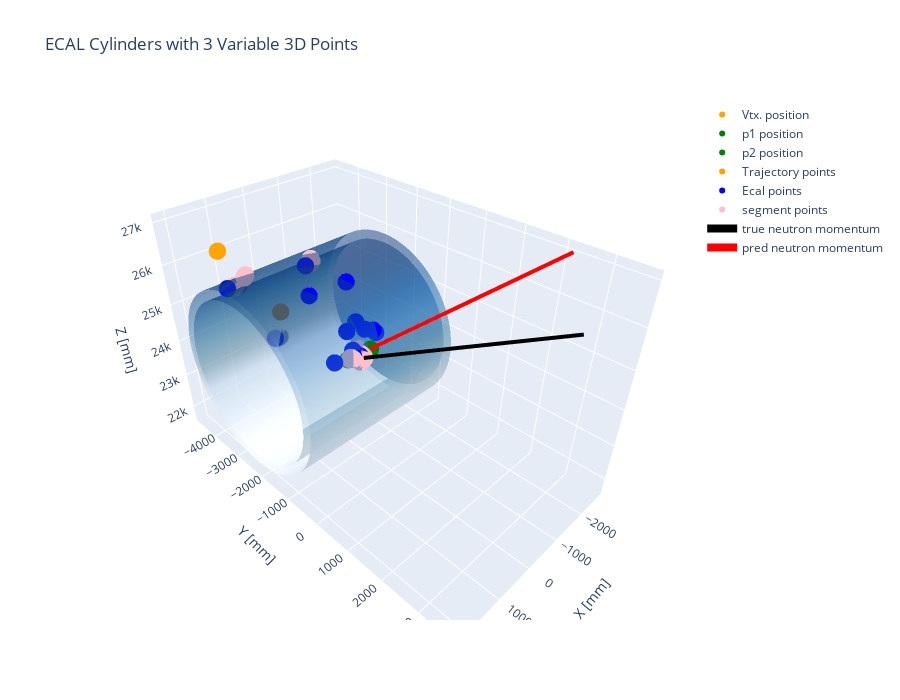

Write notebook code for a chart like this one.
### Code cell
# --- Parametri cilindri (in mm) ---
r_out, r_in = 2230.0, 2000.0
x_min, x_max = -2150.0, 2150.0

# Centro del cilindro
x_c, y_c, z_c = 0.0, -2384.73, 23910.0

#event_index = 10


event_index = 227 #good

evt_df = df_display.Range(event_index,event_index+1)

vtx_pos = evt_df.AsNumpy(["vertex_x","vertex_y","vertex_z"])
p1 = evt_df.AsNumpy(["x1","y1","z1"])
p2 = evt_df.AsNumpy(["x2","y2","z2"])
traj_point = evt_df.AsNumpy(["true_x_pos", "true_y_pos", "true_z_pos"])
ecal_point = evt_df.AsNumpy(["x_ecal", "y_ecal", "z_ecal"])
seg_point = evt_df.AsNumpy(["true_n_startX", "true_n_startY", "true_n_startZ"])
true_mom = evt_df.AsNumpy(["px_end","py_end","pz_end"])
pred_mom = evt_df.AsNumpy(["px_end2","py_end2","pz_end2"])
# segment = evt_df


traj = {k: list(traj_point[k][0]) for k in traj_point}
ecal = {k: list(ecal_point[k][0]) for k in ecal_point}
seg = {k: list(seg_point[k][0]) for k in seg_point}

# true_n_startX"

# --- Griglia cilindri ---
theta = np.linspace(0, 2*np.pi, 100)
x = np.linspace(x_min, x_max, 50)
Theta, X = np.meshgrid(theta, x)

# --- Coordinate cilindri ---
Y_out = y_c + r_out * np.cos(Theta)
Z_out = z_c + r_out * np.sin(Theta)

Y_in  = y_c + r_in  * np.cos(Theta)
Z_in  = z_c + r_in  * np.sin(Theta)

# --- Creazione figura Plotly ---
fig = go.Figure()

# Cilindro esterno
fig.add_surface(
    x=X + x_c, y=Y_out, z=Z_out,
    colorscale='Blues', opacity=0.5, showscale=False,
    name='Outer cylinder'
)

# Cilindro interno
fig.add_surface(
    x=X + x_c, y=Y_in, z=Z_in,
    colorscale='Blues', opacity=0.5, showscale=False,
    name='Inner cylinder'
)

#vertex
fig.add_trace(go.Scatter3d(
    x= vtx_pos["vertex_x"], y=vtx_pos["vertex_y"], z=vtx_pos["vertex_z"],
    mode='markers+text',
    #text=labels,
    textposition='top center',
    marker=dict(size=6, color='orange', symbol='circle'),
    name='Vtx. position'
))

#firt hit
fig.add_trace(go.Scatter3d(
    x= p1["x1"], y=p1["y1"], z=p1["z1"],
    mode='markers+text',
    #text=labels,
    textposition='top center',
    marker=dict(size=6, color='green', symbol='circle'),
    name='p1 position'
))

#second hit
fig.add_trace(go.Scatter3d(
    x= p2["x2"], y=p2["y2"], z=p2["z2"],
    mode='markers+text',
    #text=labels,
    textposition='top center',
    marker=dict(size=6, color='green', symbol='circle'),
    name='p2 position'
))

#trajectory points
fig.add_trace(go.Scatter3d(
    x= traj["true_x_pos"], y=traj["true_y_pos"], z=traj["true_z_pos"],
    mode='markers',
    marker=dict(size=6, color='orange', symbol='circle'),
    name='Trajectory points'
))

#cluster position
fig.add_trace(go.Scatter3d(
    x= ecal["x_ecal"], y=ecal["y_ecal"], z=ecal["z_ecal"],
    mode='markers',
    marker=dict(size=6, color='blue', symbol='circle'),
    name='Ecal points'
))

#seg position
fig.add_trace(go.Scatter3d(
    x= seg["true_n_startX"], y=seg["true_n_startY"], z=seg["true_n_startZ"],
    mode='markers',
    marker=dict(size=6, color='pink', symbol='circle'),
    name='segment points'
))

x0 = vtx_pos["vertex_x"][0]
y0 = vtx_pos["vertex_y"][0]
z0 = vtx_pos["vertex_z"][0]

x1 = true_mom["px_end"][0]
y1 = true_mom["py_end"][0]
z1 = true_mom["pz_end"][0]
print(f"({x1}, {y1}, {z1})")
f = 5000

x_new = x0 + f * (x1)
y_new = y0 + f * (y1)
z_new = z0 + f * (z1)

fig.add_trace(go.Scatter3d(

    x=[x0, x_new],
    y=[y0, y_new],
    z=[z0, z_new],

    mode='lines',
    line=dict(color='black', width=8),
    name='true neutron momentum'
))


x1_p = pred_mom["px_end2"][0]
y1_p = pred_mom["py_end2"][0]
z1_p = pred_mom["pz_end2"][0]

x_new2 = x0 + f * (x1_p)
y_new2 = y0 + f * (y1_p)
z_new2 = z0 + f * (z1_p)

#pred momentum
fig.add_trace(go.Scatter3d(
    x=[x0, x_new2],
    y=[y0, y_new2],
    z=[z0, z_new2],

    mode='lines',
    line=dict(color='red', width=8),
    name='pred neutron momentum'
))



fig.update_layout(
    title='ECAL Cylinders with 3 Variable 3D Points',
    scene=dict(
        xaxis_title='X [mm]',
        yaxis_title='Y [mm]',
        zaxis_title='Z [mm]',
        aspectmode='data'
    ),
    width=900,
    height=700
)

fig.show()

### Figure 1 — Plotly figure (JSON) as saved in the notebook; plotly's stock layout.template omitted (floating-point values rounded to 4 significant figures; data arrays with more than 128 entries replaced by an {"elided": "..."} marker saying what was removed)
{"data": [{"colorscale": [[0, "rgb(247,251,255)"], [0.125, "rgb(222,235,247)"], [0.25, "rgb(198,219,239)"], [0.375, "rgb(158,202,225)"], [0.5, "rgb(107,174,214)"], [0.625, "rgb(66,146,198)"], [0.75, "rgb(33,113,181)"], [0.875, "rgb(8,81,156)"], [1, "rgb(8,48,107)"]], "name": "Outer cylinder", "opacity": 0.5, "showscale": false, "type": "surface", "x": {"elided": "50x100 float values"}, "y": {"elided": "50x100 float values"}, "z": {"elided": "50x100 float values"}}, {"colorscale": [[0, "rgb(247,251,255)"], [0.125, "rgb(222,235,247)"], [0.25, "rgb(198,219,239)"], [0.375, "rgb(158,202,225)"], [0.5, "rgb(107,174,214)"], [0.625, "rgb(66,146,198)"], [0.75, "rgb(33,113,181)"], [0.875, "rgb(8,81,156)"], [1, "rgb(8,48,107)"]], "name": "Inner cylinder", "opacity": 0.5, "showscale": false, "type": "surface", "x": {"elided": "50x100 float values"}, "y": {"elided": "50x100 float values"}, "z": {"elided": "50x100 float values"}}, {"marker": {"color": "orange", "size": 6, "symbol": "circle"}, "mode": "markers+text", "name": "Vtx. position", "textposition": "top center", "type": "scatter3d", "x": [602.9], "y": [-723.9], "z": [24680.0]}, {"marker": {"color": "green", "size": 6, "symbol": "circle"}, "mode": "markers+text", "name": "p1 position", "textposition": "top center", "type": "scatter3d", "x": [449.5], "y": [-587.2], "z": [24790.0]}, {"marker": {"color": "green", "size": 6, "symbol": "circle"}, "mode": "markers+text", "name": "p2 position", "textposition": "top center", "type": "scatter3d", "x": [243.5], "y": [-403.5], "z": [24930.0]}, {"marker": {"color": "orange", "size": 6, "symbol": "circle"}, "mode": "markers", "name": "Trajectory points", "type": "scatter3d", "x": [602.9, 968.1, 1264.0, 602.9, 547.6, 521.7], "y": [-723.9, -2464.0, -4226.0, -723.9, -545.7, -445.4], "z": [24680.0, 25270.0, 26220.0, 24680.0, 24760.0, 24820.0]}, {"marker": {"color": "blue", "size": 6, "symbol": "circle"}, "mode": "markers", "name": "Ecal points", "type": "scatter3d", "x": [-69.02, 910.5, 1243.0, -55.77, 798.4, -121.3, -187.3, 154.7, -50.35, 72.0, 504.1, 1110.0, 639.0, 510.1, 474.4, 593.4], "y": [-4381.0, -4161.0, -4095.0, -2801.0, -1624.0, -1511.0, -688.9, -939.3, -624.6, -758.9, -834.4, -545.9, -496.0, -441.6, -414.0, -565.6], "z": [23210.0, 25240.0, 25320.0, 25890.0, 25940.0, 25950.0, 25020.0, 25320.0, 25170.0, 25190.0, 25290.0, 24950.0, 24900.0, 24870.0, 24800.0, 24990.0]}, {"marker": {"color": "pink", "size": 6, "symbol": "circle"}, "mode": "markers", "name": "segment points", "type": "scatter3d", "x": {"elided": "275 float values"}, "y": {"elided": "275 float values"}, "z": {"elided": "275 float values"}}, {"line": {"color": "black", "width": 8}, "mode": "lines", "name": "true neutron momentum", "type": "scatter3d", "x": [602.9, -754.5], "y": [-723.9, 3648.0], "z": [24680.0, 26690.0]}, {"line": {"color": "red", "width": 8}, "mode": "lines", "name": "pred neutron momentum", "type": "scatter3d", "x": [602.9, -2692.0], "y": [-723.9, 2214.0], "z": [24680.0, 27030.0]}], "layout": {"height": 700, "scene": {"aspectmode": "data", "xaxis": {"title": {"text": "X [mm]"}}, "yaxis": {"title": {"text": "Y [mm]"}}, "zaxis": {"title": {"text": "Z [mm]"}}}, "title": {"text": "ECAL Cylinders with 3 Variable 3D Points"}, "width": 900}}
